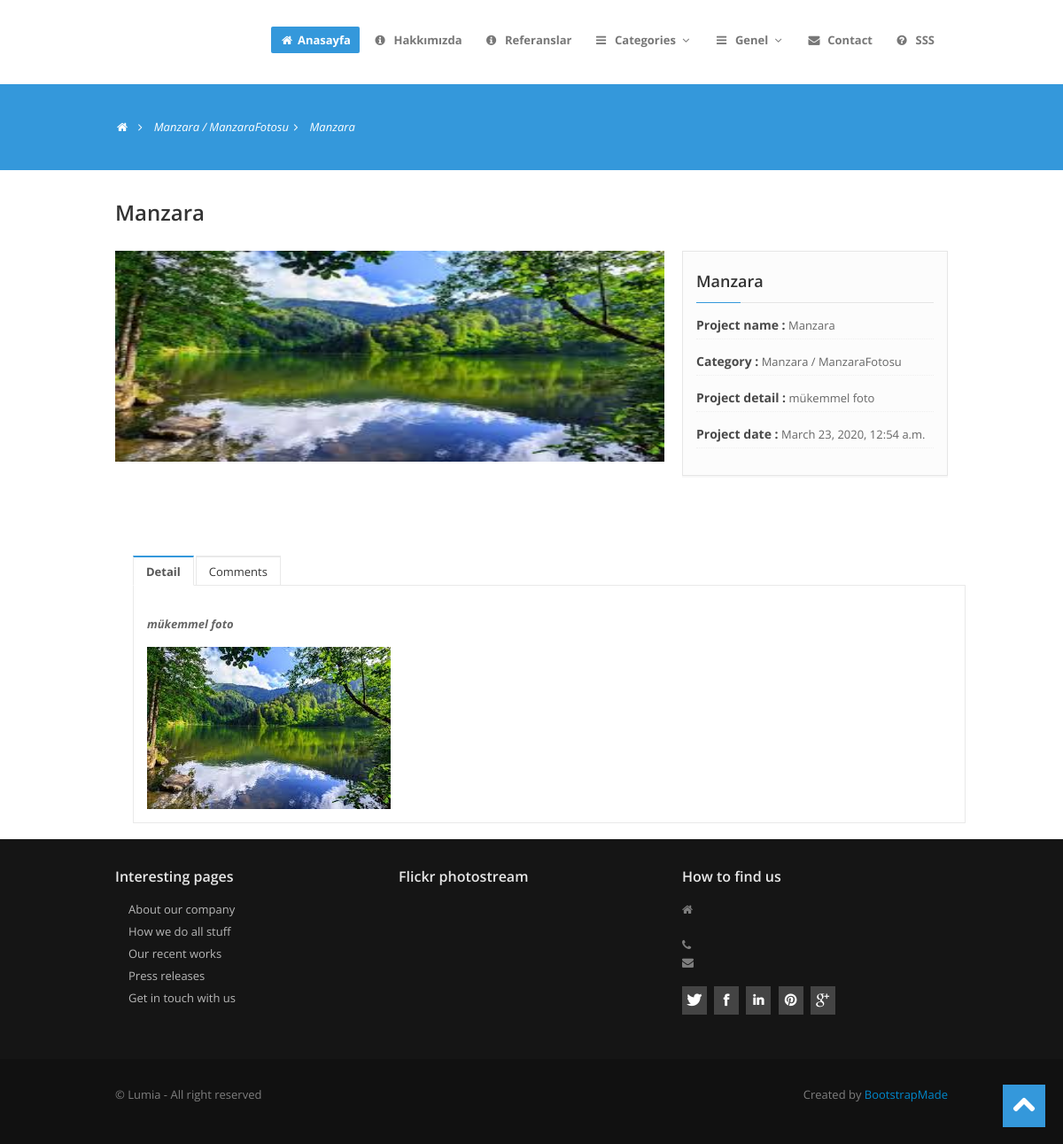
Screenshot of /images/1/Manzara/ with the database file from the repository.
### images/models.py (models this page shows, shortened)
class Images(models.Model):
    STATUS = {
        ('True', 'Evet'),
        ('False', 'Hayır')
    }
    category = models.ForeignKey(Category, on_delete=models.CASCADE)  # relation with Category table
    title = models.CharField(max_length=150)
    keywords = models.CharField(blank=True, max_length=255)
    description = models.CharField(blank=True, max_length=255)
    image = models.ImageField(blank=True, upload_to='images/')
    detail = RichTextUploadingField()
    slug = models.SlugField(null=False, unique=True)
    status = models.CharField(max_length=10, choices=STATUS)
    create_at = models.DateTimeField(auto_now_add=True)
    update_at = models.DateTimeField(auto_now=True)
    def image_tag(self):
        return mark_safe('<img src="{}" height="50"/>'.format(self.image.url))
    image_tag.short_description = 'Image'

class Category(MPTTModel):
    STATUS = {
        ('True', 'Evet'),
        ('False', 'Hayır')
    }
    title = models.CharField(max_length=30)
    keywords = models.CharField(blank=True, max_length=255)
    description = models.CharField(blank=True, max_length=255)
    image = models.ImageField(blank=True, upload_to='images/')
    status = models.CharField(max_length=10, choices=STATUS)
    slug = models.SlugField(null=False, unique=True)
    parent = TreeForeignKey('self', blank=True, null=True, related_name='children', on_delete=models.CASCADE)
    create_at = models.DateTimeField(auto_now_add=True)
    update_at = models.DateTimeField(auto_now=True)
    class MPTTMeta:
        order_insertion_by = ['title']
    def __str__(self):
        cat = [self.title]
        prnt = self.parent
        while prnt is not None:
            cat.append(prnt.title)
            prnt = prnt.parent
        return ' / '.join(cat[::-1])
    def image_tag(self):
        return mark_safe('<img src="{}" height="50"/>'.format(self.image.url))
    image_tag.short_description = 'Image'

class Foto(models.Model):
    images = models.ForeignKey(Images, on_delete=models.CASCADE)
    title = models.CharField(max_length=50, blank=True)
    image = models.ImageField(blank=True, upload_to='images/')
    def image_tag(self):
        return mark_safe('<img src="{}" height="50"/>'.format(self.image.url))
    image_tag.short_description = 'Image'

### home/views.py (the view)
# urls.py: path('images/<int:id>/<slug:slug>/', views.images_detail, name='images_detail'),
def images_detail(request, id, slug):
    menu = Menu.objects.all()
    category = Category.objects.all()
    images = Images.objects.get(pk=id)
    fotos = Foto.objects.filter(images_id=id)
    comments = Comment.objects.filter(image_id=id, status='True')
    context = {'images': images,
               'category': category,
               'menu': menu,
               'fotos': fotos,
               'comment': comments,
               }
    mesaj = "Ürün ", id, "/", slug
    return render(request, 'images_detail.html', context)

### home/templates/images_detail.html (shortened to what this page needs)
{% extends "homebase.html" %}
{% block content %}
    <section id="subintro">
        <div class="container">
            <div class="row">
                <div class="span8">
                    <ul class="breadcrumb">
                        <li><a href="/"><i class="icon-home"></i></a><i class="icon-angle-right"></i></li>
                        <li><a href="/category/{{ images.category.id }}/{{ images.category.slug }}">{{images.category}}</a><i class="icon-angle-right"></i></li>
                        <li class="active">{{images.title}}</li>
                    </ul>
                </div>
            </div>
        </div>
    </section>
    <section id="maincontent">
        <div class="container">
            <div class="row">
                <div class="span12">
                    <article>
                        <div class="heading">
                            <h4>{{images.title}}</h4>
                        </div>
                        <div class="clearfix">
                        </div>
                        <div class="row">
                            <div class="span8">
                                <div class="flexslider">
                                    <ul class="slides">
                                        {% for rs in fotos %}
                                            <li>
                                                <img src="{{rs.image.url}}" style="height: 238px; width: 620px " alt="" />
                                            </li>
                                        {% endfor %}
                                    </ul>
                                </div>
                            </div>
                            <div class="span4">
                                <aside>
                                    <div class="widget">
                                        <div class="project-widget">
                                            <h4 class="rheading">{{images.title}}<span></span></h4>
                                            <ul class="project-detail">
                                                <li><label>Project name :</label> {{images.title}}</li>
                                                <li><label>Category :</label> {{images.category}}</li>
                                                <li><label>Project detail :</label> {{images.description}}</li>
                                                <li><label>Project date :</label> {{images.create_at}}</li>
                                            </ul>
                                        </div>
                                    </div>
                                </aside>
                            </div>
                        </div>
                    </article>
                </div>
            </div>
            <div class="span12">
                <div class="tabbable tabs-top">
                    <ul class="nav nav-tabs">
                        <li class="active"><a href="#one" data-toggle="tab"> Detail</a></li>
                        <li><a href="#two" data-toggle="tab">Comments</a></li>
                    </ul>
                    <div class="tab-content">
                        <div class="tab-pane active" id="one">
                            <p>
                                {{images.detail | safe}}
                            </p>
                        </div>
                    </div>
                </div>
            </div>
        </div>
    </section>
{% endblock %}

### home/static/assets/css/flexslider.css (style rules this page uses)
.slides, .flex-control-nav, .flex-direction-nav { margin: 0; padding: 0; list-style: none; }
.flexslider { margin: 0; padding: 0; }
.flexslider .slides>li { display: none; -webkit-backface-visibility: hidden; }
.flexslider .slides img { width: 100%; display: block; }
.slides:after { content: "."; display: block; clear: both; visibility: hidden; line-height: 0; height: 0; }
.flexslider { background: none; position: relative; zoom: 1; }
.flexslider .slides { zoom: 1; }

### home/static/assets/css/style.css (style rules this page uses)
.row { margin-bottom:30px; }
#maincontent { z-index:1000; margin-top:0px; }
section#subintro { width: 100%; color: #fff; height:auto; margin: 0 auto; padding: 0; margin-bottom:30px; }
.rheading { margin-bottom: 24px; }
.rheading { position: relative; border-bottom: #e9e9e9 1px solid; padding-bottom: 9px; }
.rheading span { position: absolute; width: 50px; height: 1px; bottom: -1px; left: 0; }
.flexslider { margin-bottom:20px; }
ul.project-detail { list-style:none; margin:0; padding:0; }
ul.project-detail li { list-style:none; border-bottom:1px dotted #e5e5e5; padding-bottom:10px; margin-bottom:15px; }
ul.project-detail li label { display:inline; color:#494949; font-weight:bold; }
aside { background:#fcfcfc; padding:20px 15px 0 15px; margin: 0 0 30px 0; border: 1px solid #e6e6e6; -webkit-box-shadow: 0 2px 0 rgba(0,0,0,0.03); -moz-box-shadow: 0 2px 0 rgba(0,0,0,0.03); box-shadow: 0 2px 0 rgba(0,0,0,0.03); -webkit-box-sizing: border-box; -moz-box-sizing: border-box; box-sizing: border-box; }
aside .widget { margin-bottom:30px; }
aside .widget ul { list-style:none; margin-left:0; }
aside .widget ul li { border-bottom:1px dotted #efefef; margin:15px 0 0 0; padding-bottom:5px; }
aside .widget h4 { border-bottom:1px solid #e5e5e5; padding-bottom:10px; margin-bottom:15px; }
article .heading { float:left; width:100%; margin-bottom:25px; }
article .heading h4 { float:left; margin-bottom:0; font-size:24px; }
[class^="icon-"], [class*=" icon-"] { float:none; }
[class^="icon-"], [class*=" icon-"] { margin-top: 1px; margin-right: .3em; }
ul.nav-tabs { margin: 0 !important; border: none; }
.nav-tabs > li > a { border-color: #e9e9e9; border-radius: 0; font-size: 13px; color: #353535; padding: 6px 14px 5px; outline: none; }
.nav-tabs > li.active > a { font-weight: 700; border-color: #e9e9e9; border-bottom-color: #fff; }
.tab-content { border: #e9e9e9 1px solid; padding: 18px 15px 0; }
.tabs-top .nav-tabs > li > a:hover, .tabs-top .nav-tabs > li.active > a:hover, .tabs-top .nav-tabs > li.active > a, .tabs-top .nav-tabs > li > a { border-top-width: 2px; }
.tabbable { margin-bottom: 18px; }
#subintro .breadcrumb { margin:30px 0 0; background:none; }
#subintro ul.breadcrumb li { margin-bottom:0; padding-bottom:0; color:#fff; font-style:italic; }
#subintro ul.breadcrumb li a { color:#fff; }
.breadcrumb > li { display: inline-block; *display: inline; line-height:1.6em; *zoom: 1; }

### home/static/assets/color/default.css (style rules this page uses)
a { color: #3498db; }
.rheading span { background: #3498db; }
.tabs-top .nav-tabs > li.active > a:hover, .tabs-top .nav-tabs > li.active > a { border-top-color: #3498db; }
section#subintro { background: #3498db; }

### home/static/assets/css/overwrite.css (style rules this page uses)
img { max-width: 100%; width: auto\9; height: auto; vertical-align: middle; border: 0; -ms-interpolation-mode: bicubic; }
body { margin: 0; font-family:'Open Sans', Arial, sans-serif; font-size: 13px; line-height: 1.6em; color: #666; background-color: #ffffff; }
p { margin: 0 0 15px; }
a { color: #0088cc; text-decoration: none; }
h1, h2, h3, h4, h5, h6 { color:#333; font-family: 'Open Sans', sans-serif; font-weight:600; line-height:1.5em; margin-top:0; margin-bottom:15px; }
h4 { font-size: 18px; }
.nav-tabs > li > a { border: 1px solid transparent; -webkit-border-radius: 0; -moz-border-radius: 0; border-radius: 0; }
.nav-tabs > .active > a, .nav-tabs > .active > a:hover { background-color: #ffffff; border: 1px solid #ddd; border-bottom-color: transparent; cursor: default; }
.breadcrumb { padding: 8px 0; background-color: #fff; -webkit-border-radius: 0; -moz-border-radius: 0; border-radius: 0; }
.breadcrumb > li { text-shadow: none; }

### rows the page displays
Images: category "Manzara / ManzaraFotosu", title "Manzara", description "mükemmel foto", create_at "March 23, 2020, 12:54 a.m.", detail "mükemmel foto", detail (picture)
Foto: image (picture)
